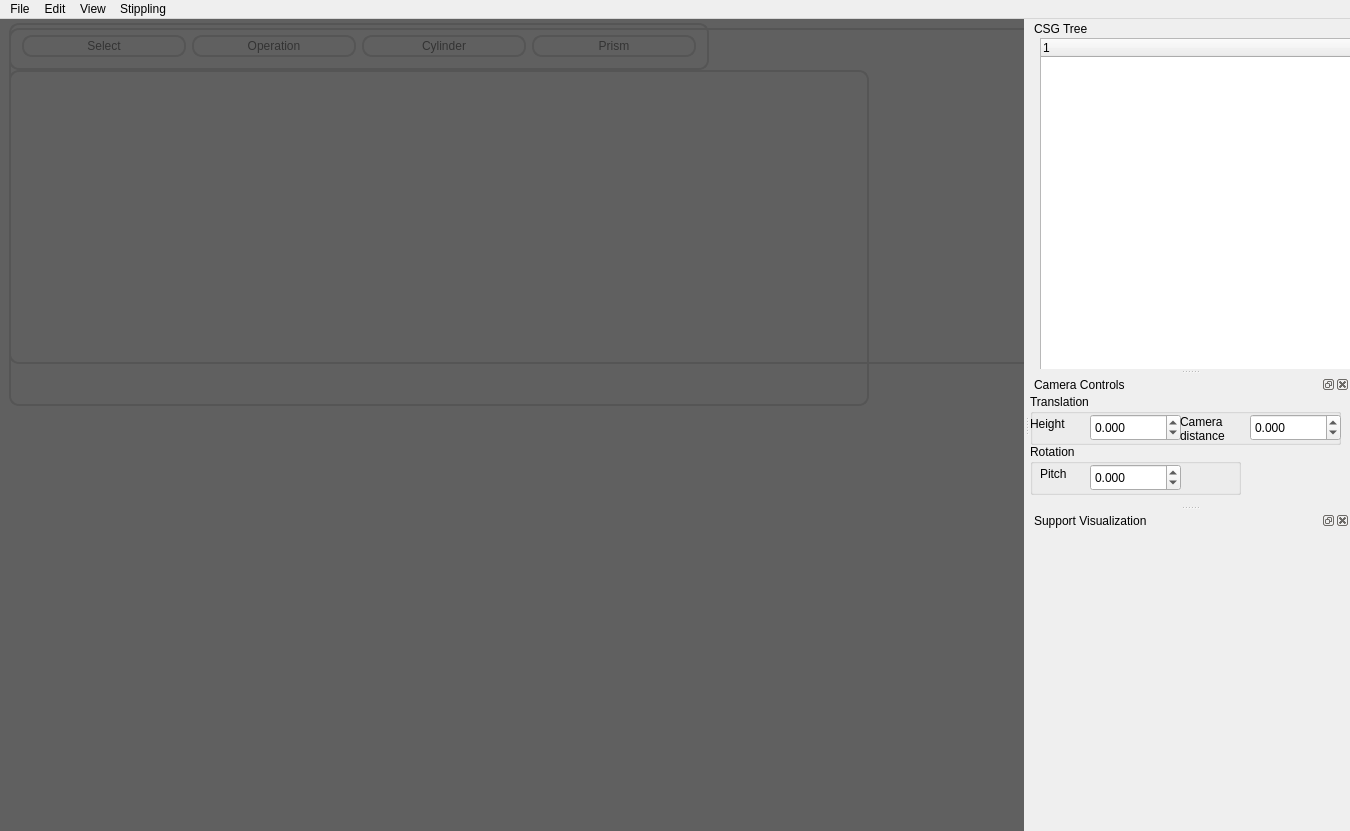
<?xml version="1.0" encoding="UTF-8"?>
<ui version="4.0">
 <class>MainWindow</class>
 <widget class="QMainWindow" name="MainWindow">
  <property name="geometry">
   <rect>
    <x>0</x>
    <y>0</y>
    <width>1350</width>
    <height>827</height>
   </rect>
  </property>
  <property name="windowTitle">
   <string>MainWindow</string>
  </property>
  <property name="styleSheet">
   <string notr="true">#centralWidget
{
background: #606060;
margin: 0px;
padding: 0px;
}

#topBar 
{
border: none;
background: qlineargradient(x1: 0, y1: 0, x2: 0, y2: 1,
stop: 0 #a6a6a6, stop: 0.08 #7f7f7f,
stop: 0.39999 #717171, stop: 0.4 #626262,
stop: 0.9 #4c4c4c, stop: 1 #333333);
border: 2px solid #555;
border-radius: 10px;
}

#topBar QPushButton 
{
margin: 0px;
color: #333;
border: 2px solid #555;
border-radius: 10px;
padding: 2px;
background: qradialgradient(cx: 0.3, cy: -0.4,
fx: 0.3, fy: -0.4,
radius: 1.35, stop: 0 #fff, stop: 1 #888);
min-width: 25px;
}

#topBar QPushButton:hover 
{
background: qradialgradient(cx: 0.3, cy: -0.4,
fx: 0.3, fy: -0.4,
radius: 1.35, stop: 0 #fff, stop: 1 #bbb);
}

#topBar QPushButton:pressed 
{
background: qradialgradient(cx: 0.4, cy: -0.1,
fx: 0.4, fy: -0.1,
radius: 1.35, stop: 0 #fff, stop: 1 #ddd);
}

#openGLContainer
{
margin: 0px;
color: #333;
border: 2px solid #555;
border-radius: 10px;
padding: 2px;
background: qradialgradient(cx: 0.3, cy: -0.4,
fx: 0.3, fy: -0.4,
radius: 1.35, stop: 0 #fff, stop: 1 #888);
min-width: 30px;
padding: 20px;
}

#stippling_openGLContainer
{
margin: 0px;
color: #333;
border: 2px solid #555;
border-radius: 10px;
padding: 2px;
background: qradialgradient(cx: 0.3, cy: -0.4,
fx: 0.3, fy: -0.4,
radius: 1.35, stop: 0 #fff, stop: 1 #888);
min-width: 30px;
padding: 20px;
}

#openGLViewport
{
width: 800px;
height: 600px;
}

#stippling_openGLViewport
{
width: 800px;
height: 600px;
}

#dockWidget_view
{
background: #606060;
}

#dockWidgetContents_view
{
border: none;
}

#comboBox_interaction
{
margin: 0px;
color: #333;
border: 2px solid #555;
border-radius: 10px;
padding: 2px;
background: qradialgradient(cx: 0.3, cy: -0.4,
fx: 0.3, fy: -0.4,
radius: 1.35, stop: 0 #fff, stop: 1 #888);
min-width: 30px;
}</string>
  </property>
  <property name="animated">
   <bool>true</bool>
  </property>
  <property name="dockOptions">
   <set>QMainWindow::AllowTabbedDocks|QMainWindow::AnimatedDocks</set>
  </property>
  <widget class="QWidget" name="centralWidget">
   <property name="minimumSize">
    <size>
     <width>0</width>
     <height>732</height>
    </size>
   </property>
   <widget class="QFrame" name="topBar">
    <property name="geometry">
     <rect>
      <x>9</x>
      <y>4</y>
      <width>700</width>
      <height>47</height>
     </rect>
    </property>
    <property name="sizePolicy">
     <sizepolicy hsizetype="Preferred" vsizetype="Fixed">
      <horstretch>0</horstretch>
      <verstretch>0</verstretch>
     </sizepolicy>
    </property>
    <property name="minimumSize">
     <size>
      <width>700</width>
      <height>0</height>
     </size>
    </property>
    <layout class="QHBoxLayout" name="horizontalLayout">
     <property name="topMargin">
      <number>9</number>
     </property>
     <property name="bottomMargin">
      <number>9</number>
     </property>
     <item>
      <widget class="QPushButton" name="selectionToolButton">
       <property name="text">
        <string>Select</string>
       </property>
      </widget>
     </item>
     <item>
      <widget class="QPushButton" name="addOperationButton">
       <property name="minimumSize">
        <size>
         <width>33</width>
         <height>0</height>
        </size>
       </property>
       <property name="text">
        <string>Operation</string>
       </property>
      </widget>
     </item>
     <item>
      <widget class="QPushButton" name="addCylinderButton">
       <property name="text">
        <string>Cylinder</string>
       </property>
      </widget>
     </item>
     <item>
      <widget class="QPushButton" name="addPrismButton">
       <property name="text">
        <string>Prism</string>
       </property>
      </widget>
     </item>
    </layout>
   </widget>
   <widget class="QFrame" name="openGLContainer">
    <property name="enabled">
     <bool>true</bool>
    </property>
    <property name="geometry">
     <rect>
      <x>9</x>
      <y>51</y>
      <width>860</width>
      <height>336</height>
     </rect>
    </property>
    <property name="sizePolicy">
     <sizepolicy hsizetype="Preferred" vsizetype="Preferred">
      <horstretch>0</horstretch>
      <verstretch>0</verstretch>
     </sizepolicy>
    </property>
    <property name="maximumSize">
     <size>
      <width>16777215</width>
      <height>16777215</height>
     </size>
    </property>
    <property name="baseSize">
     <size>
      <width>0</width>
      <height>0</height>
     </size>
    </property>
    <widget class="GLWidget3DEngine" name="openGLViewport" native="true">
     <property name="geometry">
      <rect>
       <x>30</x>
       <y>30</y>
       <width>778</width>
       <height>268</height>
      </rect>
     </property>
     <property name="sizePolicy">
      <sizepolicy hsizetype="Preferred" vsizetype="Preferred">
       <horstretch>0</horstretch>
       <verstretch>0</verstretch>
      </sizepolicy>
     </property>
    </widget>
   </widget>
   <widget class="QFrame" name="stippling_openGLContainer">
    <property name="geometry">
     <rect>
      <x>9</x>
      <y>9</y>
      <width>1109</width>
      <height>336</height>
     </rect>
    </property>
    <property name="frameShape">
     <enum>QFrame::StyledPanel</enum>
    </property>
    <property name="frameShadow">
     <enum>QFrame::Raised</enum>
    </property>
    <widget class="GLWidgetStippling" name="stippling_openGLViewport" native="true">
     <property name="geometry">
      <rect>
       <x>20</x>
       <y>20</y>
       <width>820</width>
       <height>620</height>
      </rect>
     </property>
     <property name="sizePolicy">
      <sizepolicy hsizetype="Preferred" vsizetype="Preferred">
       <horstretch>0</horstretch>
       <verstretch>0</verstretch>
      </sizepolicy>
     </property>
    </widget>
   </widget>
   <zorder>openGLContainer</zorder>
   <zorder>stippling_openGLContainer</zorder>
   <zorder>topBar</zorder>
  </widget>
  <widget class="QMenuBar" name="menuBar">
   <property name="geometry">
    <rect>
     <x>0</x>
     <y>0</y>
     <width>1350</width>
     <height>25</height>
    </rect>
   </property>
   <widget class="QMenu" name="menuFile">
    <property name="title">
     <string>File</string>
    </property>
    <addaction name="actionOpen_Image"/>
    <addaction name="separator"/>
    <addaction name="actionImport_CSG_Tree"/>
    <addaction name="actionExport_CSG_Tree"/>
    <addaction name="separator"/>
    <addaction name="actionQuit"/>
   </widget>
   <widget class="QMenu" name="menuView">
    <property name="title">
     <string>View</string>
    </property>
    <widget class="QMenu" name="menuFloor">
     <property name="title">
      <string>Floor</string>
     </property>
     <addaction name="actionHiddenFloor"/>
     <addaction name="actionGrid_only"/>
     <addaction name="actionSolid_only"/>
     <addaction name="actionGrid_and_solid"/>
    </widget>
    <widget class="QMenu" name="menuPanels">
     <property name="title">
      <string>Panels</string>
     </property>
     <addaction name="actionCamera_controls"/>
    </widget>
    <widget class="QMenu" name="menuEntities">
     <property name="title">
      <string>Entities</string>
     </property>
     <addaction name="actionAs_Wireframe"/>
     <addaction name="actionAs_Solid"/>
     <addaction name="actionAs_Illuminated_Solid"/>
    </widget>
    <addaction name="actionReset_viewing_transformations"/>
    <addaction name="separator"/>
    <addaction name="menuFloor"/>
    <addaction name="menuEntities"/>
    <addaction name="separator"/>
    <addaction name="menuPanels"/>
   </widget>
   <widget class="QMenu" name="menuEdit">
    <property name="title">
     <string>Edit</string>
    </property>
    <widget class="QMenu" name="menuCamera_Model">
     <property name="title">
      <string>Camera Model</string>
     </property>
    </widget>
    <addaction name="menuCamera_Model"/>
    <addaction name="separator"/>
    <addaction name="actionConfiguration"/>
   </widget>
   <widget class="QMenu" name="menuStippling">
    <property name="title">
     <string>Stippling</string>
    </property>
    <widget class="QMenu" name="menuGenerate_and_render">
     <property name="title">
      <string>Generate and render</string>
     </property>
     <addaction name="separator"/>
     <addaction name="actionWith_Floyd_Steinberg_dithering"/>
     <addaction name="actionWith_Stucki_dithering"/>
    </widget>
    <addaction name="menuGenerate_and_render"/>
    <addaction name="separator"/>
    <addaction name="actionRe_apply_Stipple_Dot_dispersion"/>
    <addaction name="separator"/>
    <addaction name="actionGenerate_final_image"/>
   </widget>
   <addaction name="menuFile"/>
   <addaction name="menuEdit"/>
   <addaction name="menuView"/>
   <addaction name="menuStippling"/>
  </widget>
  <widget class="QDockWidget" name="dockWidget_entities">
   <property name="enabled">
    <bool>true</bool>
   </property>
   <property name="sizePolicy">
    <sizepolicy hsizetype="Fixed" vsizetype="Minimum">
     <horstretch>0</horstretch>
     <verstretch>0</verstretch>
    </sizepolicy>
   </property>
   <property name="minimumSize">
    <size>
     <width>320</width>
     <height>350</height>
    </size>
   </property>
   <property name="maximumSize">
    <size>
     <width>3000</width>
     <height>524287</height>
    </size>
   </property>
   <property name="baseSize">
    <size>
     <width>0</width>
     <height>0</height>
    </size>
   </property>
   <property name="features">
    <set>QDockWidget::NoDockWidgetFeatures</set>
   </property>
   <property name="windowTitle">
    <string>CSG Tree</string>
   </property>
   <attribute name="dockWidgetArea">
    <number>2</number>
   </attribute>
   <widget class="QWidget" name="dockWidgetContents_entities">
    <property name="sizePolicy">
     <sizepolicy hsizetype="Preferred" vsizetype="Preferred">
      <horstretch>0</horstretch>
      <verstretch>0</verstretch>
     </sizepolicy>
    </property>
    <widget class="EntityTreeWidget" name="treeWidget_Entities">
     <property name="geometry">
      <rect>
       <x>10</x>
       <y>0</y>
       <width>1000</width>
       <height>531</height>
      </rect>
     </property>
     <column>
      <property name="text">
       <string notr="true">1</string>
      </property>
     </column>
    </widget>
   </widget>
  </widget>
  <widget class="QDockWidget" name="dockWidgetCameraControls">
   <property name="sizePolicy">
    <sizepolicy hsizetype="Preferred" vsizetype="Preferred">
     <horstretch>0</horstretch>
     <verstretch>0</verstretch>
    </sizepolicy>
   </property>
   <property name="minimumSize">
    <size>
     <width>250</width>
     <height>130</height>
    </size>
   </property>
   <property name="maximumSize">
    <size>
     <width>524287</width>
     <height>130</height>
    </size>
   </property>
   <property name="windowTitle">
    <string>Camera Controls</string>
   </property>
   <attribute name="dockWidgetArea">
    <number>2</number>
   </attribute>
   <widget class="QWidget" name="dockWidgetContents">
    <widget class="QGroupBox" name="groupBox_2">
     <property name="geometry">
      <rect>
       <x>0</x>
       <y>50</y>
       <width>211</width>
       <height>51</height>
      </rect>
     </property>
     <property name="title">
      <string>Rotation</string>
     </property>
     <widget class="QLabel" name="label_3">
      <property name="geometry">
       <rect>
        <x>10</x>
        <y>10</y>
        <width>71</width>
        <height>41</height>
       </rect>
      </property>
      <property name="text">
       <string>Pitch</string>
      </property>
      <property name="textFormat">
       <enum>Qt::RichText</enum>
      </property>
      <property name="wordWrap">
       <bool>true</bool>
      </property>
      <property name="margin">
       <number>10</number>
      </property>
      <property name="indent">
       <number>-1</number>
      </property>
      <property name="openExternalLinks">
       <bool>false</bool>
      </property>
     </widget>
     <widget class="QDoubleSpinBox" name="doubleSpinBox_Pitch">
      <property name="geometry">
       <rect>
        <x>60</x>
        <y>20</y>
        <width>91</width>
        <height>27</height>
       </rect>
      </property>
      <property name="wrapping">
       <bool>false</bool>
      </property>
      <property name="decimals">
       <number>3</number>
      </property>
      <property name="minimum">
       <double>-90.000000000000000</double>
      </property>
      <property name="maximum">
       <double>90.000000000000000</double>
      </property>
      <property name="singleStep">
       <double>0.100000000000000</double>
      </property>
     </widget>
    </widget>
    <widget class="QGroupBox" name="groupBox_3">
     <property name="geometry">
      <rect>
       <x>0</x>
       <y>0</y>
       <width>311</width>
       <height>51</height>
      </rect>
     </property>
     <property name="title">
      <string>Translation</string>
     </property>
     <widget class="QLabel" name="label_4">
      <property name="geometry">
       <rect>
        <x>0</x>
        <y>10</y>
        <width>81</width>
        <height>41</height>
       </rect>
      </property>
      <property name="text">
       <string>Height</string>
      </property>
      <property name="textFormat">
       <enum>Qt::RichText</enum>
      </property>
      <property name="wordWrap">
       <bool>true</bool>
      </property>
      <property name="margin">
       <number>10</number>
      </property>
      <property name="indent">
       <number>-1</number>
      </property>
      <property name="openExternalLinks">
       <bool>false</bool>
      </property>
     </widget>
     <widget class="QDoubleSpinBox" name="doubleSpinBox_Height">
      <property name="geometry">
       <rect>
        <x>60</x>
        <y>20</y>
        <width>91</width>
        <height>27</height>
       </rect>
      </property>
      <property name="decimals">
       <number>3</number>
      </property>
      <property name="minimum">
       <double>-999999999.000000000000000</double>
      </property>
      <property name="maximum">
       <double>999999999.990000009536743</double>
      </property>
     </widget>
     <widget class="QLabel" name="label_5">
      <property name="geometry">
       <rect>
        <x>150</x>
        <y>10</y>
        <width>81</width>
        <height>51</height>
       </rect>
      </property>
      <property name="text">
       <string>Camera
distance</string>
      </property>
      <property name="textFormat">
       <enum>Qt::RichText</enum>
      </property>
      <property name="wordWrap">
       <bool>true</bool>
      </property>
      <property name="margin">
       <number>10</number>
      </property>
      <property name="indent">
       <number>-1</number>
      </property>
      <property name="openExternalLinks">
       <bool>false</bool>
      </property>
     </widget>
     <widget class="QDoubleSpinBox" name="doubleSpinBox_CameraDistance">
      <property name="geometry">
       <rect>
        <x>220</x>
        <y>20</y>
        <width>91</width>
        <height>27</height>
       </rect>
      </property>
      <property name="decimals">
       <number>3</number>
      </property>
      <property name="minimum">
       <double>-999999999.000000000000000</double>
      </property>
      <property name="maximum">
       <double>999999999.990000009536743</double>
      </property>
     </widget>
    </widget>
   </widget>
  </widget>
  <widget class="QDockWidget" name="dockWidgetSupportVisualization">
   <property name="minimumSize">
    <size>
     <width>73</width>
     <height>320</height>
    </size>
   </property>
   <property name="windowTitle">
    <string>Support Visualization</string>
   </property>
   <attribute name="dockWidgetArea">
    <number>2</number>
   </attribute>
   <widget class="QWidget" name="dockWidgetContents_3">
    <widget class="GLWidget3DEngineSuperiorVisualization" name="superiorView_openGLViewport" native="true">
     <property name="geometry">
      <rect>
       <x>10</x>
       <y>10</y>
       <width>300</width>
       <height>300</height>
      </rect>
     </property>
    </widget>
   </widget>
  </widget>
  <action name="actionOpen_Image">
   <property name="text">
    <string>Open Image</string>
   </property>
  </action>
  <action name="actionQuit">
   <property name="text">
    <string>Quit</string>
   </property>
  </action>
  <action name="actionReset_viewing_transformations">
   <property name="text">
    <string>Reset viewing transformations</string>
   </property>
  </action>
  <action name="actionCanon">
   <property name="text">
    <string>canon</string>
   </property>
  </action>
  <action name="actionGrid_only">
   <property name="text">
    <string>Grid only</string>
   </property>
  </action>
  <action name="actionSolid_only">
   <property name="text">
    <string>Solid only</string>
   </property>
  </action>
  <action name="actionGrid_and_solid">
   <property name="text">
    <string>Grid and solid</string>
   </property>
  </action>
  <action name="actionConfiguration">
   <property name="text">
    <string>Configuration</string>
   </property>
  </action>
  <action name="actionCamera_controls">
   <property name="text">
    <string>Camera controls</string>
   </property>
  </action>
  <action name="actionEntities">
   <property name="text">
    <string>Entities</string>
   </property>
  </action>
  <action name="actionAs_Wireframe">
   <property name="text">
    <string>As Wireframe</string>
   </property>
  </action>
  <action name="actionAs_Solid">
   <property name="text">
    <string>As Solid</string>
   </property>
  </action>
  <action name="actionAs_Illuminated_Solid">
   <property name="text">
    <string>As Illuminated Solid</string>
   </property>
  </action>
  <action name="actionWith_Floyd_Steinberg_dithering">
   <property name="text">
    <string>with Floyd-Steinberg dithering</string>
   </property>
  </action>
  <action name="actionWith_Stucki_dithering">
   <property name="text">
    <string>with Stucki dithering</string>
   </property>
  </action>
  <action name="actionImport_CSG_Tree">
   <property name="text">
    <string>Import CSG Tree</string>
   </property>
  </action>
  <action name="actionExport_CSG_Tree">
   <property name="text">
    <string>Export CSG Tree</string>
   </property>
  </action>
  <action name="actionRe_apply_Stipple_Dot_dispersion">
   <property name="text">
    <string>Re-apply Stipple Dot dispersion</string>
   </property>
  </action>
  <action name="actionGenerate_final_image">
   <property name="text">
    <string>Generate final image</string>
   </property>
  </action>
  <action name="actionHiddenFloor">
   <property name="text">
    <string>Hidden</string>
   </property>
  </action>
 </widget>
 <layoutdefault spacing="6" margin="11"/>
 <customwidgets>
  <customwidget>
   <class>GLWidget3DEngine</class>
   <extends>QWidget</extends>
   <header>glwidget3dengine.h</header>
   <container>1</container>
  </customwidget>
  <customwidget>
   <class>EntityTreeWidget</class>
   <extends>QTreeWidget</extends>
   <header>entitytreewidget.h</header>
  </customwidget>
  <customwidget>
   <class>GLWidgetStippling</class>
   <extends>QWidget</extends>
   <header>glwidgetstippling.h</header>
   <container>1</container>
  </customwidget>
  <customwidget>
   <class>GLWidget3DEngineSuperiorVisualization</class>
   <extends>QWidget</extends>
   <header>glwidget3denginesuperiorvisualization.h</header>
   <container>1</container>
  </customwidget>
 </customwidgets>
 <resources/>
 <connections/>
</ui>
